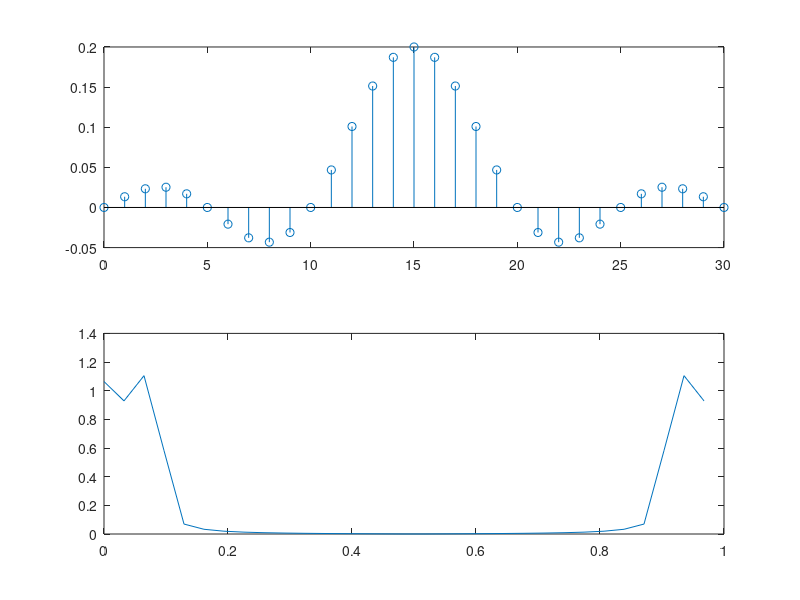

The MATLAB source for this figure:
close all
clear all
clc

#Fc=100 Hz Fs=1000 Hz L=31

L=31; %número de coeficientes del filtro
n=0:L-1; %definimos el rango
M=(L-1)/2; %Calculamos retardo
Fc=100; %Frecuencia de corte en Hz
Fs=1000; %Frecuencia de muestreo en HZ

fc=Fc/Fs; %frecuencia de corte normalizada
h=2*fc*sinc(2*fc*(n-M)); %no ponemos pi porque ya está incluido en la función sinc de octave

%visualizamos los coeficientes
subplot(211);
stem(n,h);
%Visualizamos la forma del
subplot(212);
k=n;
esp=fft(h);
plot(k/L, abs(esp)); %mejor plot para que se vea la forma del filtro más clara
